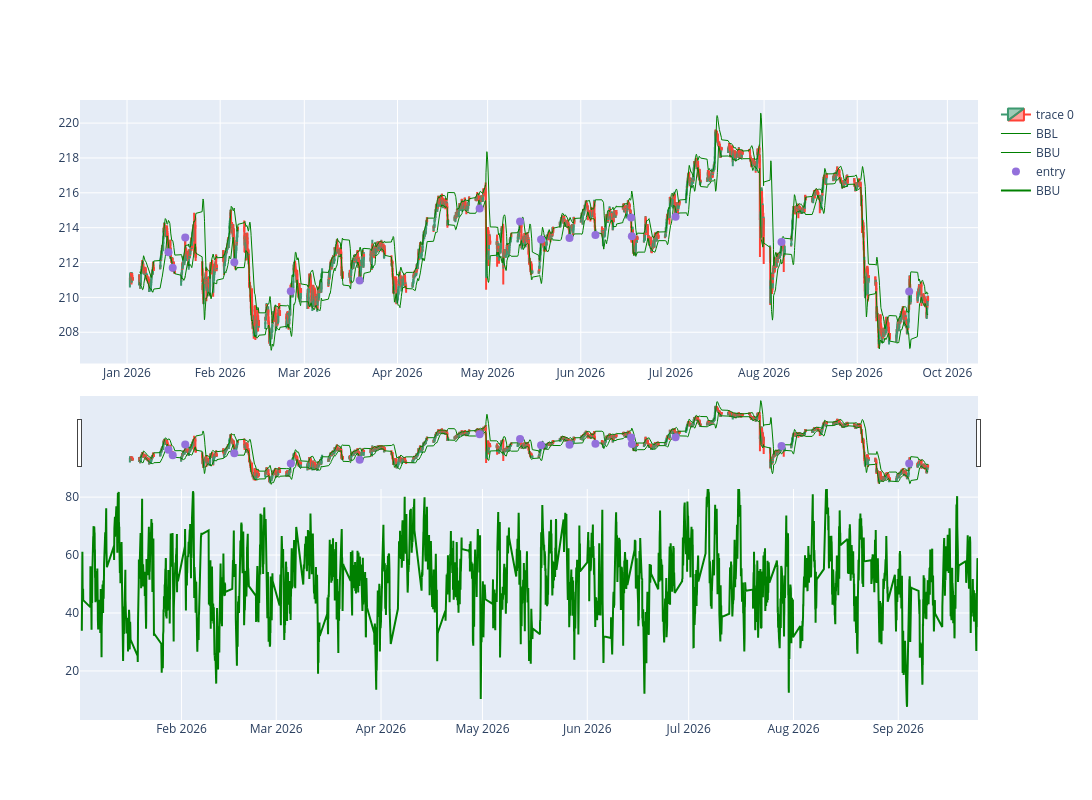

Source (notebook cell):
### Code cell
start_date_chart = '2026-01-01 00:00:00'
end_date_chart = '2026-09-30 00:00:00'
dfpl = df_h1.loc[start_date_chart : end_date_chart]#.set_index("Gmt time")
# Create a plot with 2 rows
fig = make_subplots(rows=2, cols=1)

# Add candlestick plot on the first row
fig.add_trace(go.Candlestick(x=dfpl.index,
                             open=dfpl['Open'],
                             high=dfpl['High'],
                             low=dfpl['Low'],
                             close=dfpl['Close']),
              row=1, col=1)

# Add Bollinger Bands, EMA lines on the same subplot
fig.add_trace(go.Scatter(x=dfpl.index, y=dfpl['bbl'],
                         line=dict(color='green', width=1),
                         name="BBL"),
              row=1, col=1)
fig.add_trace(go.Scatter(x=dfpl.index, y=dfpl['bbh'],
                         line=dict(color='green', width=1),
                         name="BBU"),
              row=1, col=1)

# Add markers for trade entry points on the same subplot
fig.add_trace(go.Scatter(x=dfpl.index, y=dfpl['pointpos'], mode="markers",
                         marker=dict(size=8, color="MediumPurple"),
                         name="entry"),
              row=1, col=1)

# Add markers for trade entry points on the same subplot
fig.add_trace(go.Scatter(x=dfpl.index, y=dfpl['rsi'], 
                         line=dict(color='green', width=2),
                         name="BBU"),
              row=2, col=1)

fig.update_layout(width=1200, height=800, sliders=[])
fig.show()

### Figure 1 — Plotly figure (JSON) as saved in the notebook; plotly's stock layout.template omitted (floating-point values rounded to 4 significant figures; data arrays with more than 128 entries replaced by an {"elided": "..."} marker saying what was removed)
{"data": [{"close": {"elided": "4486 float values"}, "high": {"elided": "4486 float values"}, "low": {"elided": "4486 float values"}, "open": {"elided": "4486 float values"}, "type": "candlestick", "x": {"elided": "4486 str values"}, "xaxis": "x", "yaxis": "y"}, {"line": {"color": "green", "width": 1}, "name": "BBL", "type": "scatter", "x": {"elided": "4486 str values"}, "xaxis": "x", "y": {"elided": "4486 float values"}, "yaxis": "y"}, {"line": {"color": "green", "width": 1}, "name": "BBU", "type": "scatter", "x": {"elided": "4486 str values"}, "xaxis": "x", "y": {"elided": "4486 float values"}, "yaxis": "y"}, {"marker": {"color": "MediumPurple", "size": 8}, "mode": "markers", "name": "entry", "type": "scatter", "x": {"elided": "4486 str values"}, "xaxis": "x", "y": {"elided": "4486 float values"}, "yaxis": "y"}, {"line": {"color": "green", "width": 2}, "name": "BBU", "type": "scatter", "x": {"elided": "4486 str values"}, "xaxis": "x2", "y": {"elided": "4486 float values"}, "yaxis": "y2"}], "layout": {"height": 800, "width": 1200, "xaxis": {"anchor": "y", "domain": [0, 1]}, "xaxis2": {"anchor": "y2", "domain": [0, 1]}, "yaxis": {"anchor": "x", "domain": [0.575, 1]}, "yaxis2": {"anchor": "x2", "domain": [0, 0.425]}}}
